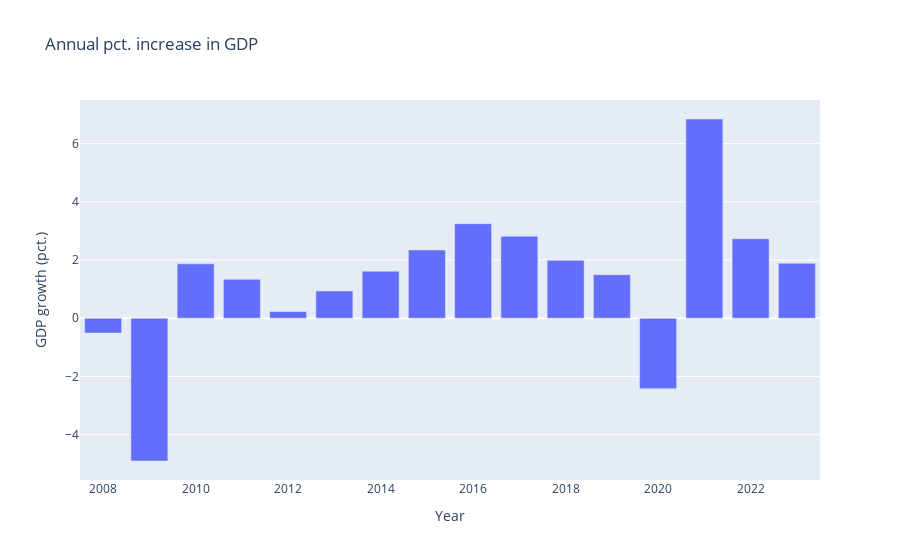

Notebook source saved alongside this figure:
### Code cell
import plotly.express as px

fig = px.bar(GDP_growth_, x='Year', y='GDP_growth',
             title='Annual pct. increase in GDP',
             labels={'Year': 'Year', 'GDP_growth': 'GDP growth (pct.)'},
             template='plotly')

fig.show()

### Figure 1 — Plotly figure (JSON) as saved in the notebook; plotly's stock layout.template omitted (floating-point values rounded to 4 significant figures)
{"data": [{"alignmentgroup": "True", "hovertemplate": "Year=%{x}<br>GDP growth (pct.)=%{y}<extra></extra>", "legendgroup": "", "marker": {"color": "#636efa", "pattern": {"shape": ""}}, "name": "", "offsetgroup": "", "orientation": "v", "showlegend": false, "textposition": "auto", "type": "bar", "x": [2008, 2009, 2010, 2011, 2012, 2013, 2014, 2015, 2016, 2017, 2018, 2019, 2020, 2021, 2022, 2023], "xaxis": "x", "y": [-0.5109, -4.905, 1.868, 1.336, 0.2289, 0.9351, 1.616, 2.343, 3.248, 2.819, 1.991, 1.493, -2.423, 6.845, 2.731, 1.888], "yaxis": "y"}], "layout": {"barmode": "relative", "legend": {"tracegroupgap": 0}, "title": {"text": "Annual pct. increase in GDP"}, "xaxis": {"anchor": "y", "domain": [0, 1], "title": {"text": "Year"}}, "yaxis": {"anchor": "x", "domain": [0, 1], "title": {"text": "GDP growth (pct.)"}}}}
